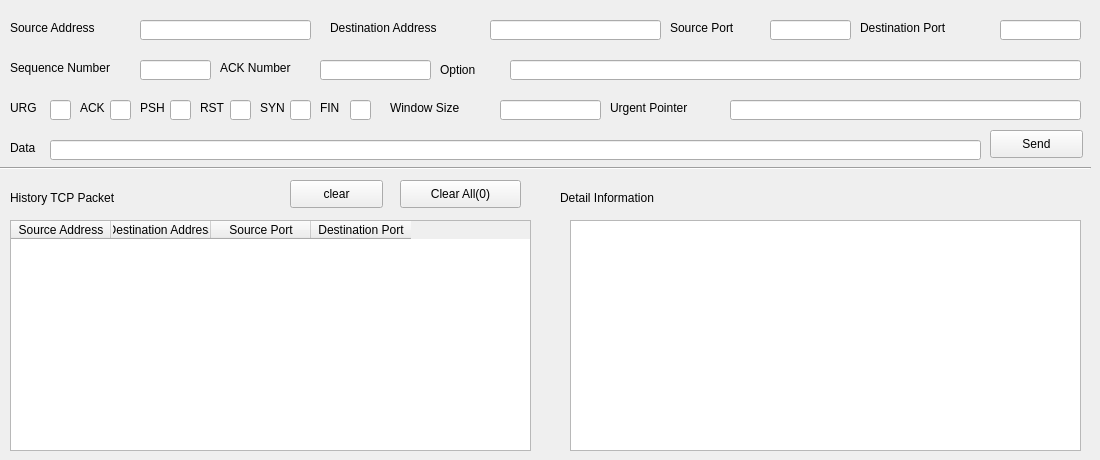
    <widget class="QWidget" name="tcp">
     <attribute name="title">
      <string>tcp</string>
     </attribute>
     <widget class="QLabel" name="label_14">
      <property name="geometry">
       <rect>
        <x>10</x>
        <y>20</y>
        <width>111</width>
        <height>16</height>
       </rect>
      </property>
      <property name="text">
       <string>Source Address</string>
      </property>
     </widget>
     <widget class="QLabel" name="label_15">
      <property name="geometry">
       <rect>
        <x>330</x>
        <y>20</y>
        <width>151</width>
        <height>16</height>
       </rect>
      </property>
      <property name="text">
       <string>Destination Address</string>
      </property>
     </widget>
     <widget class="QLabel" name="label_16">
      <property name="geometry">
       <rect>
        <x>670</x>
        <y>20</y>
        <width>101</width>
        <height>16</height>
       </rect>
      </property>
      <property name="text">
       <string>Source Port</string>
      </property>
     </widget>
     <widget class="QLabel" name="label_17">
      <property name="geometry">
       <rect>
        <x>860</x>
        <y>20</y>
        <width>141</width>
        <height>16</height>
       </rect>
      </property>
      <property name="text">
       <string>Destination Port</string>
      </property>
     </widget>
     <widget class="QLabel" name="label_18">
      <property name="geometry">
       <rect>
        <x>10</x>
        <y>60</y>
        <width>121</width>
        <height>16</height>
       </rect>
      </property>
      <property name="text">
       <string>Sequence Number</string>
      </property>
     </widget>
     <widget class="QLabel" name="label_19">
      <property name="geometry">
       <rect>
        <x>220</x>
        <y>60</y>
        <width>91</width>
        <height>16</height>
       </rect>
      </property>
      <property name="text">
       <string>ACK Number</string>
      </property>
     </widget>
     <widget class="QLabel" name="label_21">
      <property name="geometry">
       <rect>
        <x>10</x>
        <y>100</y>
        <width>31</width>
        <height>16</height>
       </rect>
      </property>
      <property name="text">
       <string>URG</string>
      </property>
     </widget>
     <widget class="QLabel" name="label_22">
      <property name="geometry">
       <rect>
        <x>80</x>
        <y>100</y>
        <width>31</width>
        <height>16</height>
       </rect>
      </property>
      <property name="text">
       <string>ACK</string>
      </property>
     </widget>
     <widget class="QLabel" name="label_23">
      <property name="geometry">
       <rect>
        <x>140</x>
        <y>100</y>
        <width>31</width>
        <height>16</height>
       </rect>
      </property>
      <property name="text">
       <string>PSH</string>
      </property>
     </widget>
     <widget class="QLabel" name="label_24">
      <property name="geometry">
       <rect>
        <x>200</x>
        <y>100</y>
        <width>31</width>
        <height>16</height>
       </rect>
      </property>
      <property name="text">
       <string>RST</string>
      </property>
     </widget>
     <widget class="QLabel" name="label_25">
      <property name="geometry">
       <rect>
        <x>260</x>
        <y>100</y>
        <width>31</width>
        <height>16</height>
       </rect>
      </property>
      <property name="text">
       <string>SYN</string>
      </property>
     </widget>
     <widget class="QLabel" name="label_26">
      <property name="geometry">
       <rect>
        <x>320</x>
        <y>100</y>
        <width>31</width>
        <height>16</height>
       </rect>
      </property>
      <property name="text">
       <string>FIN</string>
      </property>
     </widget>
     <widget class="QLabel" name="label_27">
      <property name="geometry">
       <rect>
        <x>390</x>
        <y>100</y>
        <width>91</width>
        <height>16</height>
       </rect>
      </property>
      <property name="text">
       <string>Window Size</string>
      </property>
     </widget>
     <widget class="QLabel" name="label_29">
      <property name="geometry">
       <rect>
        <x>610</x>
        <y>100</y>
        <width>111</width>
        <height>16</height>
       </rect>
      </property>
      <property name="text">
       <string>Urgent Pointer</string>
      </property>
     </widget>
     <widget class="QLabel" name="label_30">
      <property name="geometry">
       <rect>
        <x>440</x>
        <y>60</y>
        <width>51</width>
        <height>20</height>
       </rect>
      </property>
      <property name="text">
       <string>Option</string>
      </property>
     </widget>
     <widget class="QLabel" name="label_31">
      <property name="geometry">
       <rect>
        <x>10</x>
        <y>140</y>
        <width>31</width>
        <height>16</height>
       </rect>
      </property>
      <property name="text">
       <string>Data</string>
      </property>
     </widget>
     <widget class="QPushButton" name="tcp_send">
      <property name="geometry">
       <rect>
        <x>990</x>
        <y>130</y>
        <width>93</width>
        <height>28</height>
       </rect>
      </property>
      <property name="text">
       <string>Send</string>
      </property>
     </widget>
     <widget class="QLineEdit" name="tcp_source_address">
      <property name="geometry">
       <rect>
        <x>140</x>
        <y>20</y>
        <width>171</width>
        <height>20</height>
       </rect>
      </property>
     </widget>
     <widget class="QLineEdit" name="tcp_destination_address">
      <property name="geometry">
       <rect>
        <x>490</x>
        <y>20</y>
        <width>171</width>
        <height>20</height>
       </rect>
      </property>
     </widget>
     <widget class="QLineEdit" name="tcp_source_port">
      <property name="geometry">
       <rect>
        <x>770</x>
        <y>20</y>
        <width>81</width>
        <height>20</height>
       </rect>
      </property>
     </widget>
     <widget class="QLineEdit" name="tcp_destination_port">
      <property name="geometry">
       <rect>
        <x>1000</x>
        <y>20</y>
        <width>81</width>
        <height>20</height>
       </rect>
      </property>
     </widget>
     <widget class="QLineEdit" name="tcp_sequence_number">
      <property name="geometry">
       <rect>
        <x>140</x>
        <y>60</y>
        <width>71</width>
        <height>20</height>
       </rect>
      </property>
     </widget>
     <widget class="QLineEdit" name="tcp_ack_number">
      <property name="geometry">
       <rect>
        <x>320</x>
        <y>60</y>
        <width>111</width>
        <height>20</height>
       </rect>
      </property>
     </widget>
     <widget class="QLineEdit" name="tcp_urg">
      <property name="geometry">
       <rect>
        <x>50</x>
        <y>100</y>
        <width>21</width>
        <height>20</height>
       </rect>
      </property>
     </widget>
     <widget class="QLineEdit" name="tcp_ack">
      <property name="geometry">
       <rect>
        <x>110</x>
        <y>100</y>
        <width>21</width>
        <height>20</height>
       </rect>
      </property>
     </widget>
     <widget class="QLineEdit" name="tcp_psh">
      <property name="geometry">
       <rect>
        <x>170</x>
        <y>100</y>
        <width>21</width>
        <height>20</height>
       </rect>
      </property>
     </widget>
     <widget class="QLineEdit" name="tcp_rst">
      <property name="geometry">
       <rect>
        <x>230</x>
        <y>100</y>
        <width>21</width>
        <height>20</height>
       </rect>
      </property>
     </widget>
     <widget class="QLineEdit" name="tcp_syn">
      <property name="geometry">
       <rect>
        <x>290</x>
        <y>100</y>
        <width>21</width>
        <height>20</height>
       </rect>
      </property>
     </widget>
     <widget class="QLineEdit" name="tcp_fin">
      <property name="geometry">
       <rect>
        <x>350</x>
        <y>100</y>
        <width>21</width>
        <height>20</height>
       </rect>
      </property>
     </widget>
     <widget class="QLineEdit" name="tcp_window_size">
      <property name="geometry">
       <rect>
        <x>500</x>
        <y>100</y>
        <width>101</width>
        <height>20</height>
       </rect>
      </property>
     </widget>
     <widget class="QLineEdit" name="tcp_urgent_pointer">
      <property name="geometry">
       <rect>
        <x>730</x>
        <y>100</y>
        <width>351</width>
        <height>20</height>
       </rect>
      </property>
     </widget>
     <widget class="QLineEdit" name="tcp_option">
      <property name="geometry">
       <rect>
        <x>510</x>
        <y>60</y>
        <width>571</width>
        <height>20</height>
       </rect>
      </property>
     </widget>
     <widget class="QLineEdit" name="tcp_data">
      <property name="geometry">
       <rect>
        <x>50</x>
        <y>140</y>
        <width>931</width>
        <height>20</height>
       </rect>
      </property>
     </widget>
     <widget class="QTableWidget" name="tcp_log">
      <property name="geometry">
       <rect>
        <x>10</x>
        <y>220</y>
        <width>521</width>
        <height>231</height>
       </rect>
      </property>
      <column>
       <property name="text">
        <string>Source Address</string>
       </property>
      </column>
      <column>
       <property name="text">
        <string>Destination Address</string>
       </property>
      </column>
      <column>
       <property name="text">
        <string>Source Port</string>
       </property>
      </column>
      <column>
       <property name="text">
        <string>Destination Port</string>
       </property>
      </column>
     </widget>
     <widget class="QLabel" name="label_20">
      <property name="geometry">
       <rect>
        <x>10</x>
        <y>190</y>
        <width>171</width>
        <height>16</height>
       </rect>
      </property>
      <property name="text">
       <string>History TCP Packet</string>
      </property>
     </widget>
     <widget class="QListView" name="tcp_detail_list">
      <property name="geometry">
       <rect>
        <x>570</x>
        <y>220</y>
        <width>511</width>
        <height>231</height>
       </rect>
      </property>
     </widget>
     <widget class="QLabel" name="label_40">
      <property name="geometry">
       <rect>
        <x>560</x>
        <y>190</y>
        <width>171</width>
        <height>16</height>
       </rect>
      </property>
      <property name="text">
       <string>Detail Information</string>
      </property>
     </widget>
     <widget class="QPushButton" name="clear_tcp_log">
      <property name="geometry">
       <rect>
        <x>290</x>
        <y>180</y>
        <width>93</width>
        <height>28</height>
       </rect>
      </property>
      <property name="text">
       <string>clear</string>
      </property>
     </widget>
     <widget class="QPushButton" name="clear_all_tcp_log">
      <property name="geometry">
       <rect>
        <x>400</x>
        <y>180</y>
        <width>121</width>
        <height>28</height>
       </rect>
      </property>
      <property name="text">
       <string>Clear All(0)</string>
      </property>
     </widget>
     <widget class="Line" name="line_3">
      <property name="geometry">
       <rect>
        <x>0</x>
        <y>160</y>
        <width>1091</width>
        <height>16</height>
       </rect>
      </property>
      <property name="orientation">
       <enum>Qt::Horizontal</enum>
      </property>
     </widget>
    </widget>
